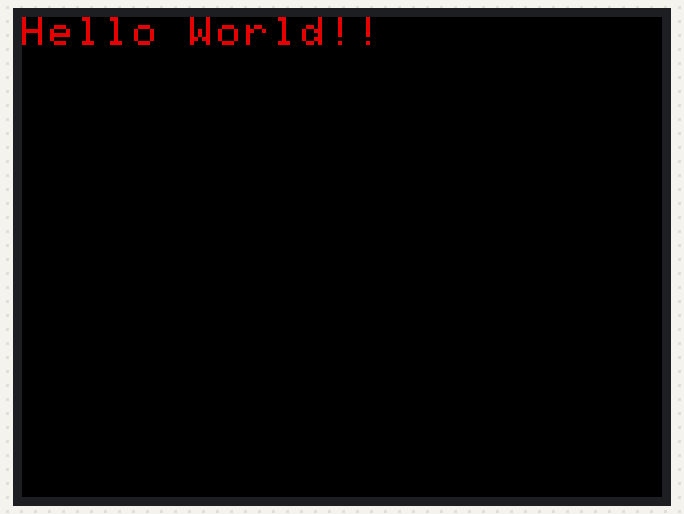
Simulated run of this program. Board: Raspberry Pi Pico running MicroPython. Shown: 320×240 colour display. At 21.3 s the program stops and its outputs stay as they are.

Above: at 0.4 s.
At 1.1 s:
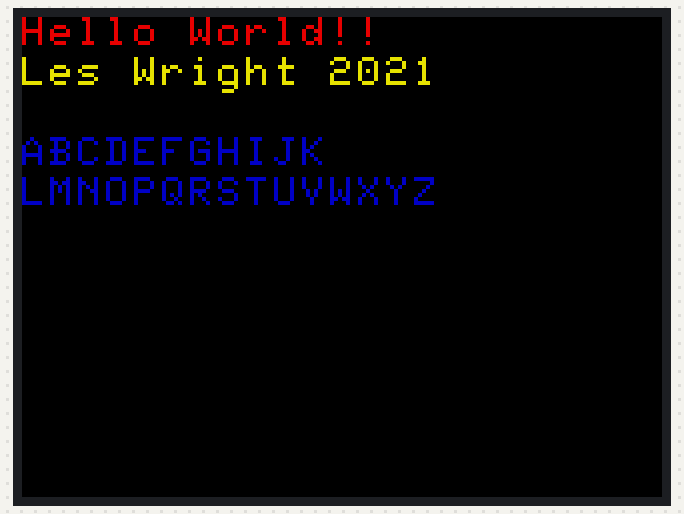
At 1.8 s:
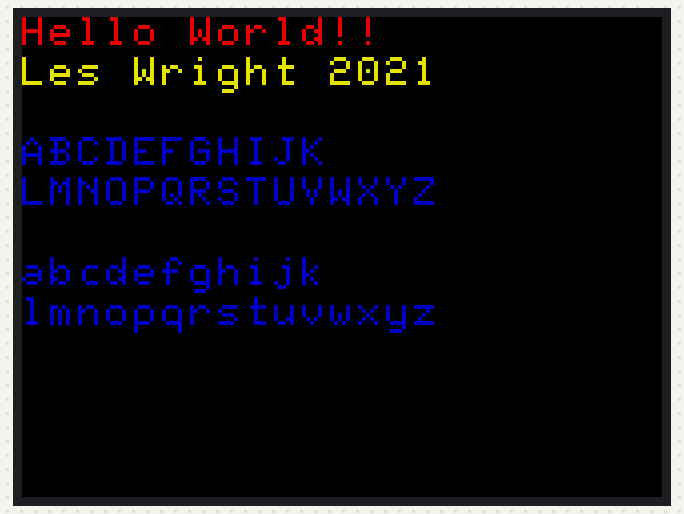
At 21.4 s:
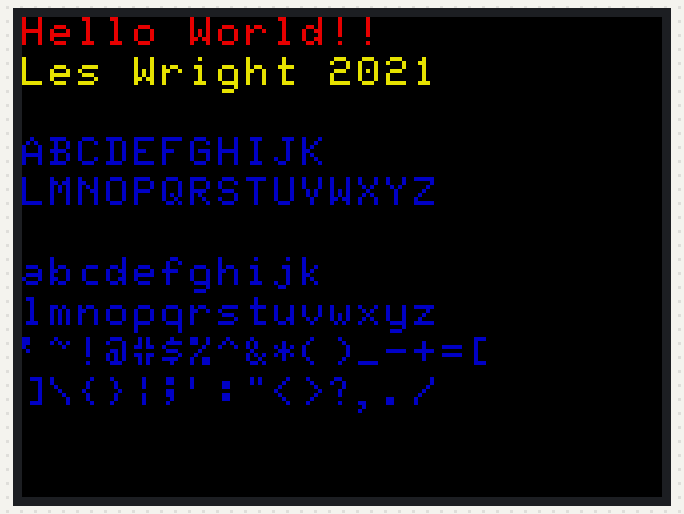

Measured:
- what the display in image 0 shows lasts 0.7 s, from 0.4 s to 1.1 s
- what the display in image 1 shows lasts 0.6 s, from 1.1 s to 1.7 s
- what the display in image 2 shows lasts 0.8 s, from 1.7 s to 2.5 s

The program:

picofonts1.1_mod_for_dp_2x.py
```python
# Modified to run on the Display Pack 2 & 2.8 from Pimoroni
# David W. 2025
'''
Fonts for the pico display!
Les Wright 2021
V 1.1
Update with a suggestion from Steve Borg:
https://forums.pimoroni.com/t/pico-display-and-fonts/16194/18

"Refactor it slightly so that the various functions take an optional parameter to tell it
whether to do a display.update() you can get it so it draws much more quickly.
That way those that like the teleprompter type output can leave it to update after each character
and those that don’t could update after each string."

printchar naw has the extra parameter: Charupdate (Boolean (True/False)
printchar(letter,xpos,ypos,size,charupdate)
delchar has the same
delchar(xpos,ypos,size,delupdate)

Printstring has two extra args charupdate and strupdate (Boolean (True/False)
printstring(string,xpos,ypos,size,charupdate,strupdate)
These say whether to call display.update()on individual chars (slow) or on the entire string (fast)
You can set them both to false if you want, send multiple lines, then do a display.upadte() manually if you like
(see example code below)

'''
# import picographics as display
from picographics import PicoGraphics, DISPLAY_PICO_DISPLAY_2
display = PicoGraphics(display=DISPLAY_PICO_DISPLAY_2)

# setup display
display.set_backlight(0.9)

# set pen colors
BLACK = display.create_pen(0, 0, 0)
RED = display.create_pen(255, 0, 0)
BLUE = display.create_pen(0,0,255)
YELLOW = display.create_pen(255,255,0)

# clear screen
display.set_pen(BLACK)
display.clear()
display.update()

#ASCII Character Set
cmap = ['00000000000000000000000000000000000', #Space
        '00100001000010000100001000000000100', #!
        '01010010100000000000000000000000000', #"
        '01010010101101100000110110101001010', ##
        '00100011111000001110000011111000100', #$
        '11001110010001000100010001001110011', #%
        '01000101001010001000101011001001101', #&
        '10000100001000000000000000000000000', #'
        '00100010001000010000100000100000100', #(
        '00100000100000100001000010001000100', #)
        '00000001001010101110101010010000000', #*
        '00000001000010011111001000010000000', #+
        '000000000000000000000000000000110000100010000', #,
        '00000000000000011111000000000000000', #-
        '00000000000000000000000001100011000', #.
        '00001000010001000100010001000010000', #/
        '01110100011000110101100011000101110', #0
        '00100011000010000100001000010001110', #1
        '01110100010000101110100001000011111', #2
        '01110100010000101110000011000101110', #3
        '00010001100101011111000100001000010', #4
        '11111100001111000001000011000101110', #5
        '01110100001000011110100011000101110', #6
        '11111000010001000100010001000010000', #7
        '01110100011000101110100011000101110', #8
        '01110100011000101111000010000101110', #9
        '00000011000110000000011000110000000', #:
        '01100011000000001100011000010001000', #;
        '00010001000100010000010000010000010', #<
        '00000000001111100000111110000000000', #=
        '01000001000001000001000100010001000', #>
        '01100100100001000100001000000000100', #?
        '01110100010000101101101011010101110', #@
        '00100010101000110001111111000110001', #A
        '11110010010100111110010010100111110', #B
        '01110100011000010000100001000101110', #C
        '11110010010100101001010010100111110', #D
        '11111100001000011100100001000011111', #E
        '11111100001000011100100001000010000', #F
        '01110100011000010111100011000101110', #G
        '10001100011000111111100011000110001', #H
        '01110001000010000100001000010001110', #I
        '00111000100001000010000101001001100', #J
        '10001100101010011000101001001010001', #K
        '10000100001000010000100001000011111', #L
        '10001110111010110101100011000110001', #M
        '10001110011010110011100011000110001', #N
        '01110100011000110001100011000101110', #O
        '11110100011000111110100001000010000', #P
        '01110100011000110001101011001001101', #Q
        '11110100011000111110101001001010001', #R
        '01110100011000001110000011000101110', #S
        '11111001000010000100001000010000100', #T
        '10001100011000110001100011000101110', #U
        '10001100011000101010010100010000100', #V
        '10001100011000110101101011101110001', #W
        '10001100010101000100010101000110001', #X
        '10001100010101000100001000010000100', #Y
        '11111000010001000100010001000011111', #Z
        '01110010000100001000010000100001110', #[
        '10000100000100000100000100000100001', #\
        '00111000010000100001000010000100111', #]
        '00100010101000100000000000000000000', #^
        '00000000000000000000000000000011111', #_
        '11000110001000001000000000000000000', #`
        '00000000000111000001011111000101110', #a
        '10000100001011011001100011100110110', #b
        '00000000000011101000010000100000111', #c
        '00001000010110110011100011001101101', #d
        '00000000000111010001111111000001110', #e
        '00110010010100011110010000100001000', #f
        '000000000001110100011000110001011110000101110', #g
        '10000100001011011001100011000110001', #h
        '00100000000110000100001000010001110', #i
        '0001000000001100001000010000101001001100', #j
        '10000100001001010100110001010010010', #k
        '01100001000010000100001000010001110', #l
        '00000000001101010101101011010110101', #m
        '00000000001011011001100011000110001', #n
        '00000000000111010001100011000101110', #o
        '000000000001110100011000110001111101000010000', #p
        '000000000001110100011000110001011110000100001', #q
        '00000000001011011001100001000010000', #r
        '00000000000111110000011100000111110', #s
        '00100001000111100100001000010000111', #t
        '00000000001000110001100011001101101', #u
        '00000000001000110001100010101000100', #v
        '00000000001000110001101011010101010', #w
        '00000000001000101010001000101010001', #x
        '000000000010001100011000110001011110000101110', #y
        '00000000001111100010001000100011111', #z
        '00010001000010001000001000010000010', #{
        '00100001000010000000001000010000100', #|
        '01000001000010000010001000010001000', #}
        '01000101010001000000000000000000000' #}~
]

def printchar(letter,xpos,ypos,size,charupdate):
    origin = xpos
    charval = ord(letter)
    #print(charval)
    index = charval-32 #start code, 32 or space
    #print(index)
    character = cmap[index] #this is our char...
    rows = [character[i:i+5] for i in range(0,len(character),5)]
    #print(rows)
    for row in rows:
        #print(row)
        for bit in row:
            #print(bit)
            if bit == '1':
                display.pixel(xpos,ypos)
                if size==2:
                    display.pixel(xpos,ypos+1)
                    display.pixel(xpos+1,ypos)
                    display.pixel(xpos+1,ypos+1)
            xpos+=size
        xpos=origin
        ypos+=size
    if charupdate == True:
        display.update()

def delchar(xpos,ypos,size,delupdate):
    if size == 1:
        charwidth = 5
        charheight = 9
    if size == 2:
        charwidth = 10
        charheight = 18
    display.set_pen(BLACK)
    display.rectangle(xpos,ypos,charwidth,charheight) #xywh
    if delupdate == True:
        display.update()


def printstring(string,xpos,ypos,size,charupdate,strupdate):
    if size == 2:
        spacing = 14
    else:
        spacing = 8
    for i in string:
        printchar(i,xpos,ypos,size,charupdate)
        xpos+=spacing
    if strupdate == True:
        display.update()

#display one char at a time, like an old serial term...
test1 = "Hello World!!"
display.set_pen(RED)
printstring(test1,0,0,2,True,False)

#display string fast
test2 = "Les Wright 2021"
display.set_pen(YELLOW)
printstring(test2,0,20,2,False,True)

#display one uppercase char at a time, like an old serial term...
test3uc = 'ABCDEFGHIJK'
display.set_pen(BLUE)
printstring(test3uc,0,60,2,True,False)

#display one uppercase char at a time, like an old serial term...
test4_uc = 'LMNOPQRSTUVWXYZ'
display.set_pen(BLUE)
printstring(test4_uc,0,80,2,True,False)

#display one char at a time, like an old serial term...
test3 = 'abcdefghijk'
display.set_pen(BLUE)
printstring(test3,0,120,2,True,False)

#display one char at a time, like an old serial term...
test4 = 'lmnopqrstuvwxyz'
display.set_pen(BLUE)
printstring(test4,0,140,2,True,False)

#display blocks of text fast
test5 = '`~!@#$%^&*()_-+=['
printstring(test5,0,160,2,False,False)
test6 = ']\\{}|;\':"<>?,./'
printstring(test6,0,180,2,False,False)
display.update()

#create spinner
spinner = '-\|/-\|/'
for i in range(50):
    for x in spinner:
        display.set_pen(YELLOW)
        printchar(x,220,20,2,True)
        delchar(220,20,2,True)
       
```
